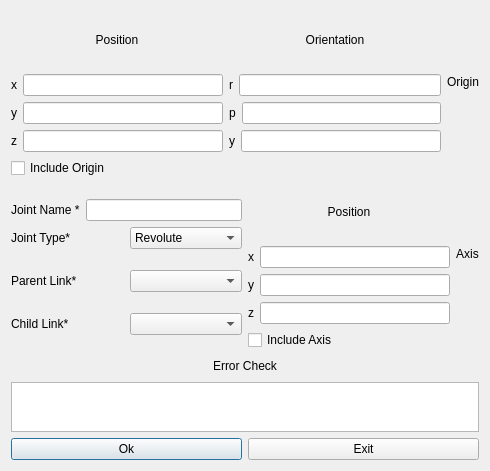
<?xml version="1.0" encoding="UTF-8"?>
<ui version="4.0">
 <class>AddJoint</class>
 <widget class="QDialog" name="AddJoint">
  <property name="geometry">
   <rect>
    <x>0</x>
    <y>0</y>
    <width>490</width>
    <height>471</height>
   </rect>
  </property>
  <property name="windowTitle">
   <string>Add Joint</string>
  </property>
  <layout class="QVBoxLayout" name="verticalLayout_5">
   <item>
    <layout class="QVBoxLayout" name="verticalLayout_4">
     <item>
      <layout class="QVBoxLayout" name="Origin_Axis">
       <item>
        <layout class="QVBoxLayout" name="Origin">
         <item>
          <layout class="QHBoxLayout" name="horizontalLayout_15">
           <item>
            <layout class="QHBoxLayout" name="horizontalLayout_22">
             <item>
              <layout class="QVBoxLayout" name="verticalLayout_12">
               <item>
                <widget class="QLabel" name="position_label">
                 <property name="text">
                  <string>Position</string>
                 </property>
                 <property name="alignment">
                  <set>Qt::AlignCenter</set>
                 </property>
                </widget>
               </item>
               <item>
                <layout class="QHBoxLayout" name="horizontalLayout_3">
                 <item>
                  <widget class="QLabel" name="x_label">
                   <property name="text">
                    <string>x</string>
                   </property>
                   <property name="alignment">
                    <set>Qt::AlignCenter</set>
                   </property>
                  </widget>
                 </item>
                 <item>
                  <widget class="QLineEdit" name="x"/>
                 </item>
                </layout>
               </item>
               <item>
                <layout class="QHBoxLayout" name="horizontalLayout_4">
                 <item>
                  <widget class="QLabel" name="y_label">
                   <property name="text">
                    <string>y</string>
                   </property>
                   <property name="alignment">
                    <set>Qt::AlignCenter</set>
                   </property>
                  </widget>
                 </item>
                 <item>
                  <widget class="QLineEdit" name="y"/>
                 </item>
                </layout>
               </item>
               <item>
                <layout class="QHBoxLayout" name="horizontalLayout_5">
                 <item>
                  <widget class="QLabel" name="z_label">
                   <property name="text">
                    <string>z</string>
                   </property>
                   <property name="alignment">
                    <set>Qt::AlignCenter</set>
                   </property>
                  </widget>
                 </item>
                 <item>
                  <widget class="QLineEdit" name="z"/>
                 </item>
                </layout>
               </item>
              </layout>
             </item>
             <item>
              <layout class="QVBoxLayout" name="verticalLayout_11">
               <item>
                <widget class="QLabel" name="orientation_label">
                 <property name="text">
                  <string>Orientation</string>
                 </property>
                 <property name="alignment">
                  <set>Qt::AlignCenter</set>
                 </property>
                </widget>
               </item>
               <item>
                <layout class="QHBoxLayout" name="horizontalLayout_9">
                 <item>
                  <widget class="QLabel" name="roll_label">
                   <property name="text">
                    <string>r</string>
                   </property>
                   <property name="alignment">
                    <set>Qt::AlignCenter</set>
                   </property>
                  </widget>
                 </item>
                 <item>
                  <widget class="QLineEdit" name="roll"/>
                 </item>
                </layout>
               </item>
               <item>
                <layout class="QHBoxLayout" name="horizontalLayout_10">
                 <item>
                  <widget class="QLabel" name="pitch_label">
                   <property name="text">
                    <string>p</string>
                   </property>
                   <property name="alignment">
                    <set>Qt::AlignCenter</set>
                   </property>
                  </widget>
                 </item>
                 <item>
                  <widget class="QLineEdit" name="pitch"/>
                 </item>
                </layout>
               </item>
               <item>
                <layout class="QHBoxLayout" name="horizontalLayout_11">
                 <item>
                  <widget class="QLabel" name="yaw_label">
                   <property name="text">
                    <string>y</string>
                   </property>
                   <property name="alignment">
                    <set>Qt::AlignCenter</set>
                   </property>
                  </widget>
                 </item>
                 <item>
                  <widget class="QLineEdit" name="yaw"/>
                 </item>
                </layout>
               </item>
              </layout>
             </item>
            </layout>
           </item>
           <item>
            <widget class="QLabel" name="origin_label">
             <property name="text">
              <string>Origin</string>
             </property>
             <property name="alignment">
              <set>Qt::AlignCenter</set>
             </property>
            </widget>
           </item>
          </layout>
         </item>
         <item>
          <widget class="QCheckBox" name="includeorigin">
           <property name="text">
            <string>Include Origin</string>
           </property>
          </widget>
         </item>
        </layout>
       </item>
       <item>
        <layout class="QHBoxLayout" name="horizontalLayout_17">
         <item>
          <layout class="QVBoxLayout" name="verticalLayout_2">
           <item>
            <layout class="QVBoxLayout" name="verticalLayout">
             <item>
              <layout class="QHBoxLayout" name="horizontalLayout">
               <item>
                <widget class="QLabel" name="joint_name_label">
                 <property name="text">
                  <string>Joint Name *</string>
                 </property>
                </widget>
               </item>
               <item>
                <widget class="QLineEdit" name="joint_name"/>
               </item>
              </layout>
             </item>
             <item>
              <layout class="QHBoxLayout" name="horizontalLayout_2">
               <item>
                <widget class="QLabel" name="joint_type_label">
                 <property name="text">
                  <string>Joint Type*</string>
                 </property>
                </widget>
               </item>
               <item>
                <widget class="QComboBox" name="joint_type">
                 <item>
                  <property name="text">
                   <string>Revolute</string>
                  </property>
                 </item>
                 <item>
                  <property name="text">
                   <string>Continuous</string>
                  </property>
                 </item>
                 <item>
                  <property name="text">
                   <string>Prismatic</string>
                  </property>
                 </item>
                 <item>
                  <property name="text">
                   <string>Fixed</string>
                  </property>
                 </item>
                 <item>
                  <property name="text">
                   <string>Floating</string>
                  </property>
                 </item>
                 <item>
                  <property name="text">
                   <string>Planar</string>
                  </property>
                 </item>
                </widget>
               </item>
              </layout>
             </item>
            </layout>
           </item>
           <item>
            <layout class="QHBoxLayout" name="horizontalLayout_7">
             <item>
              <widget class="QLabel" name="parent_link_label">
               <property name="text">
                <string>Parent Link*</string>
               </property>
              </widget>
             </item>
             <item>
              <widget class="QComboBox" name="parent_link"/>
             </item>
            </layout>
           </item>
           <item>
            <layout class="QHBoxLayout" name="horizontalLayout_6">
             <item>
              <widget class="QLabel" name="child_link_label">
               <property name="text">
                <string>Child Link*</string>
               </property>
              </widget>
             </item>
             <item>
              <widget class="QComboBox" name="child_link"/>
             </item>
            </layout>
           </item>
          </layout>
         </item>
         <item>
          <layout class="QVBoxLayout" name="verticalLayout_3">
           <item>
            <layout class="QHBoxLayout" name="horizontalLayout_14">
             <item>
              <layout class="QHBoxLayout" name="horizontalLayout_23">
               <item>
                <layout class="QVBoxLayout" name="verticalLayout_13">
                 <item>
                  <widget class="QLabel" name="axis_position_label">
                   <property name="text">
                    <string>Position</string>
                   </property>
                   <property name="alignment">
                    <set>Qt::AlignCenter</set>
                   </property>
                  </widget>
                 </item>
                 <item>
                  <layout class="QHBoxLayout" name="horizontalLayout_8">
                   <item>
                    <widget class="QLabel" name="axis_x_label">
                     <property name="text">
                      <string>x</string>
                     </property>
                     <property name="alignment">
                      <set>Qt::AlignCenter</set>
                     </property>
                    </widget>
                   </item>
                   <item>
                    <widget class="QLineEdit" name="axis_x"/>
                   </item>
                  </layout>
                 </item>
                 <item>
                  <layout class="QHBoxLayout" name="horizontalLayout_12">
                   <item>
                    <widget class="QLabel" name="axis_y_label">
                     <property name="text">
                      <string>y</string>
                     </property>
                     <property name="alignment">
                      <set>Qt::AlignCenter</set>
                     </property>
                    </widget>
                   </item>
                   <item>
                    <widget class="QLineEdit" name="axis_y"/>
                   </item>
                  </layout>
                 </item>
                 <item>
                  <layout class="QHBoxLayout" name="horizontalLayout_13">
                   <item>
                    <widget class="QLabel" name="axis_z_label">
                     <property name="text">
                      <string>z</string>
                     </property>
                     <property name="alignment">
                      <set>Qt::AlignCenter</set>
                     </property>
                    </widget>
                   </item>
                   <item>
                    <widget class="QLineEdit" name="axis_z"/>
                   </item>
                  </layout>
                 </item>
                </layout>
               </item>
              </layout>
             </item>
             <item>
              <widget class="QLabel" name="axis_label">
               <property name="text">
                <string>Axis</string>
               </property>
               <property name="alignment">
                <set>Qt::AlignCenter</set>
               </property>
              </widget>
             </item>
            </layout>
           </item>
           <item>
            <widget class="QCheckBox" name="includeaxis">
             <property name="text">
              <string>Include Axis</string>
             </property>
            </widget>
           </item>
          </layout>
         </item>
        </layout>
       </item>
      </layout>
     </item>
     <item>
      <widget class="QLabel" name="errorlist_label">
       <property name="maximumSize">
        <size>
         <width>16777215</width>
         <height>20</height>
        </size>
       </property>
       <property name="text">
        <string>Error Check</string>
       </property>
       <property name="alignment">
        <set>Qt::AlignCenter</set>
       </property>
      </widget>
     </item>
     <item>
      <widget class="QTextBrowser" name="errorlist">
       <property name="maximumSize">
        <size>
         <width>16777215</width>
         <height>50</height>
        </size>
       </property>
      </widget>
     </item>
     <item>
      <layout class="QHBoxLayout" name="horizontalLayout_16">
       <item>
        <widget class="QPushButton" name="ok">
         <property name="text">
          <string>Ok</string>
         </property>
        </widget>
       </item>
       <item>
        <widget class="QPushButton" name="exit">
         <property name="text">
          <string>Exit</string>
         </property>
        </widget>
       </item>
      </layout>
     </item>
    </layout>
   </item>
  </layout>
 </widget>
 <resources/>
 <connections/>
</ui>
